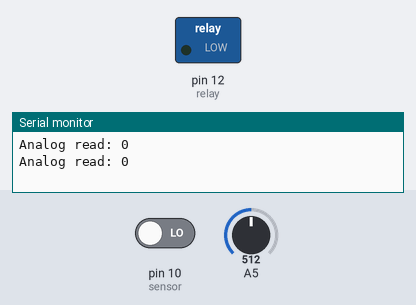
Simulated run of this sketch. Board: Arduino Uno, built with avr-gcc and run on an emulated ATmega328P. Parts: switched loads named in the sketch (green lamp = pin HIGH), the last lines printed to the serial monitor. The inputs (shaded band) are chosen by the test bench; at power-on: pin 10 (sensor) LOW, A5 = 512.

Above: at 1.8 s.
1.9 s: pin 10 (sensor) driven HIGH
At 2.9 s:
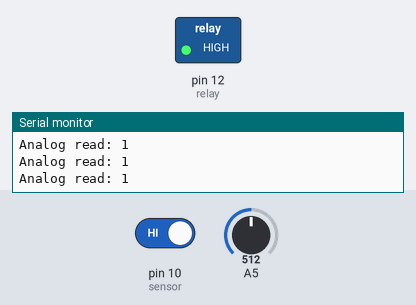
3.5 s: pin 10 (sensor) driven LOW
At 5.9 s:
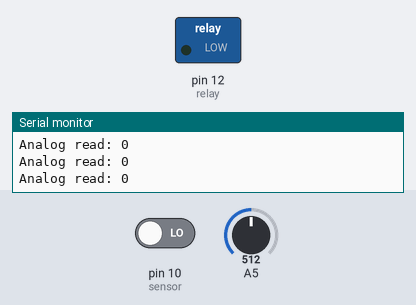
Timing chart, 0 to 13.6 s (numbered marks = the images above; inputs shaded):
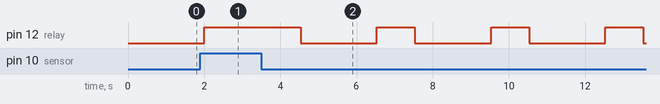

The sketch:

Automatic_Faucet_project.ino
```cpp
int relay = 12;
int sensor = 10;

const unsigned long interval = 3000;
unsigned long previousTime = 0;


void setup () {
  pinMode (sensor, INPUT);
  pinMode(relay, OUTPUT);
  digitalWrite(relay, HIGH);
  Serial.begin (9600);
}

void loop() {
  // read the input on analog pin 5:
  int value = analogRead(A5);
  int sense = digitalRead(sensor);

  unsigned long currentTime = millis();

  Serial.print("Analog read: "); Serial.println(sense);

  if ( sense == 1 ) {
    digitalWrite(relay, HIGH);
  }
  else {
          digitalWrite(relay, LOW);
       if (currentTime - previousTime >= interval) {
        digitalWrite(relay, HIGH);
        previousTime = currentTime;

      }
     delay(1000);
  }

}
```

Measured:
- after the input at 1.9 s, pin 12 (relay): LOW → HIGH after 0.10 s instead of 1.1 s
- after the input at 3.5 s, pin 12 (relay): alternates HIGH for 1.0 s and LOW for 2.0 s, starting after 1.0 s
